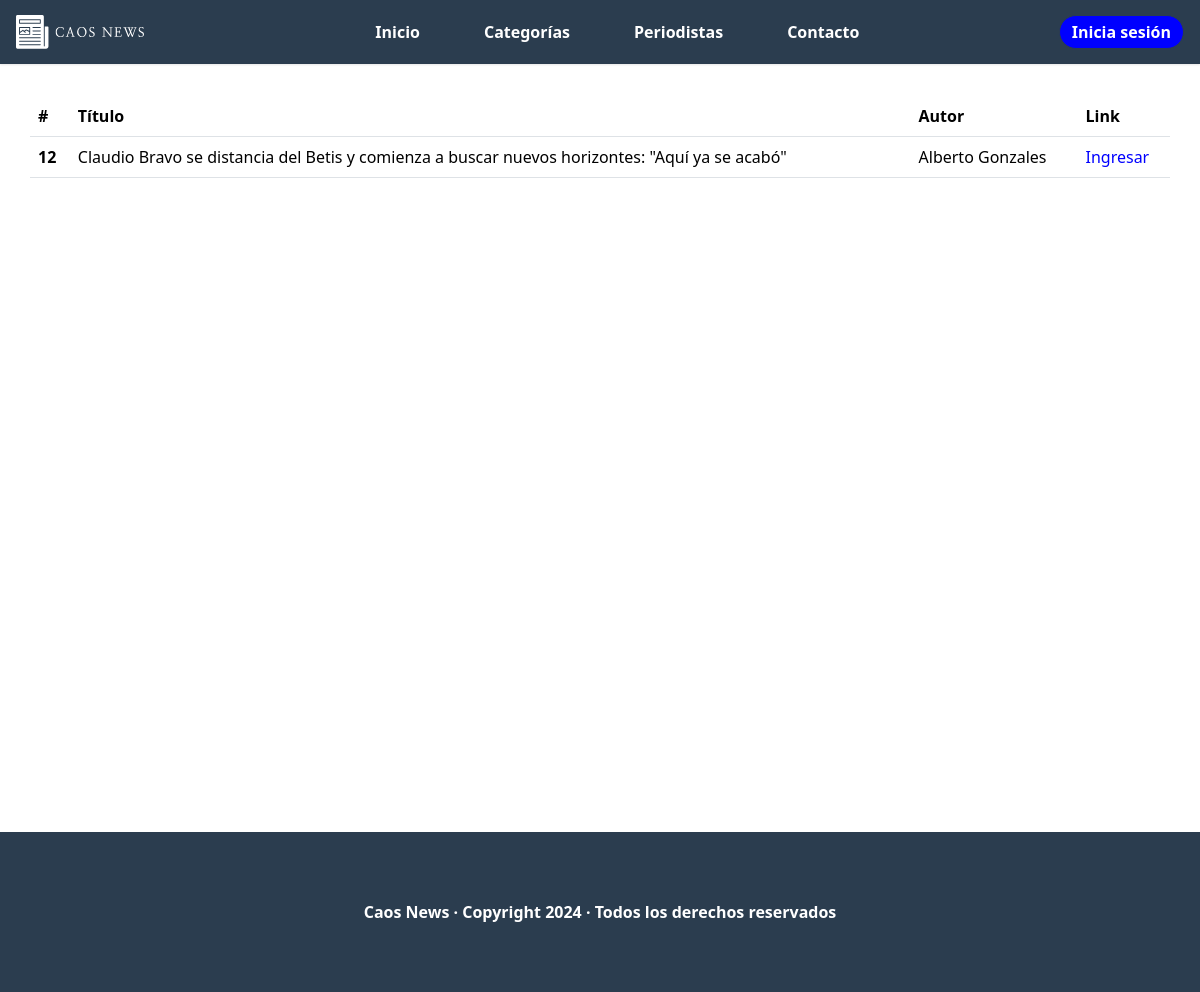
Before: /lista_noticias_en_espera with the older database file.
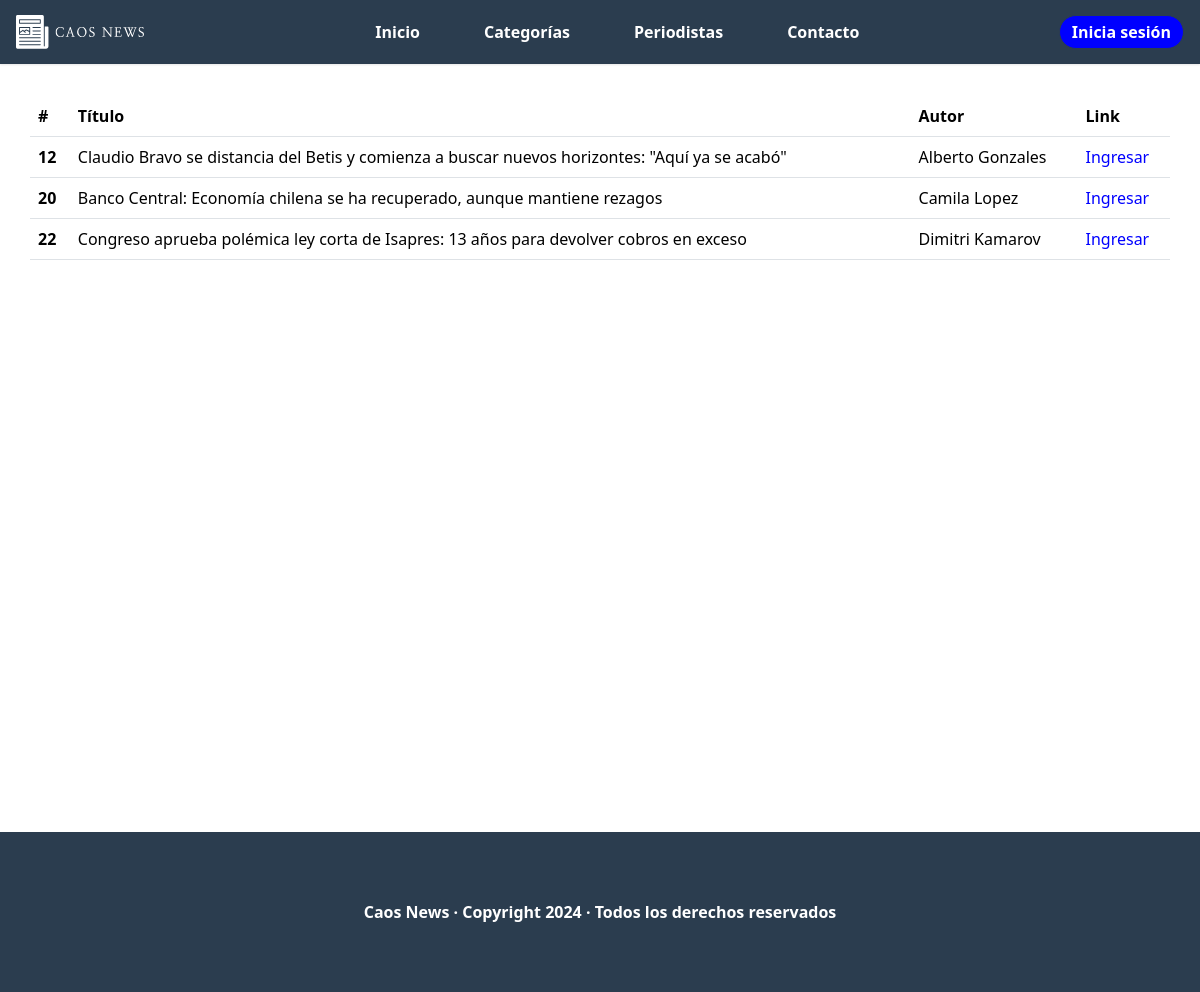
After: the same page with the newer database file.
### core/models.py (models this page shows, shortened)
class Noticia(models.Model):
    titulo = models.CharField(max_length=100, unique=True)
    ubicacion = models.CharField(max_length=50)
    fecha = models.DateField(auto_now=True)
    portada = models.ImageField(upload_to='portadas_noticias', blank=False, default='portada.jpg')
    cuerpo = models.TextField()
    id_autor = models.ForeignKey(User, on_delete=models.CASCADE)
    id_categoria = models.ForeignKey(CategoriaNoticia, on_delete=models.RESTRICT)
    id_estado_noticia = models.ForeignKey(EstadoNoticia, on_delete=models.RESTRICT)

### core/views.py (the view)
# urls.py: path('lista_noticias_en_espera', lista_noticias_en_espera, name='lista_noticias_en_espera'),
def lista_noticias_en_espera(request):
    list_noticias = Noticia.objects.filter(id_estado_noticia=1)
    aux = {
        'lista_noticias': list_noticias
    }
    return render(request, 'core/paginas/admin/lista_noticias_en_espera.html', aux)

### core/templates/core/paginas/admin/lista_noticias_en_espera.html
{% extends 'core/base.html'%}
{% load static %}
{% block estilo %}
  <link rel="stylesheet" href="{% static 'core/css/lista_noticias_en_espera.css' %}">
{% endblock %}
{% block content %}
  <main>
    <table class="table container">
      <thead>
        <tr>
          <th scope="col">#</th>
          <th scope="col">Título</th>
          <th scope="col">Autor</th>
          <th scope="col">Link</th>
        </tr>
      </thead>
      <tbody>
        {% for noticia in lista_noticias %}
          <tr>
            <th scope="row">{{noticia.id}}</th>
            <td>{{noticia.titulo}}</td>
            <td>{{noticia.id_autor.first_name}} {{noticia.id_autor.last_name}}</td>
            <td class="link"><a href="{% url 'noticia_en_espera' noticia.id %}">Ingresar</a></td>
          </tr>
        {% endfor %}
      </tbody>
    </table>
  </main>
  {% endblock %}

Changed rows visible on the page:
added Noticia: id "20", titulo "Banco Central: Economía chilena se ha recuperado, aunque mantiene rezagos", id_autor.first_name "Camila", id_autor.last_name "Lopez"
added Noticia: id "22", titulo "Congreso aprueba polémica ley corta de Isapres: 13 años para devolver cobros en exceso", id_autor.first_name "Dimitri", id_autor.last_name "Kamarov"
